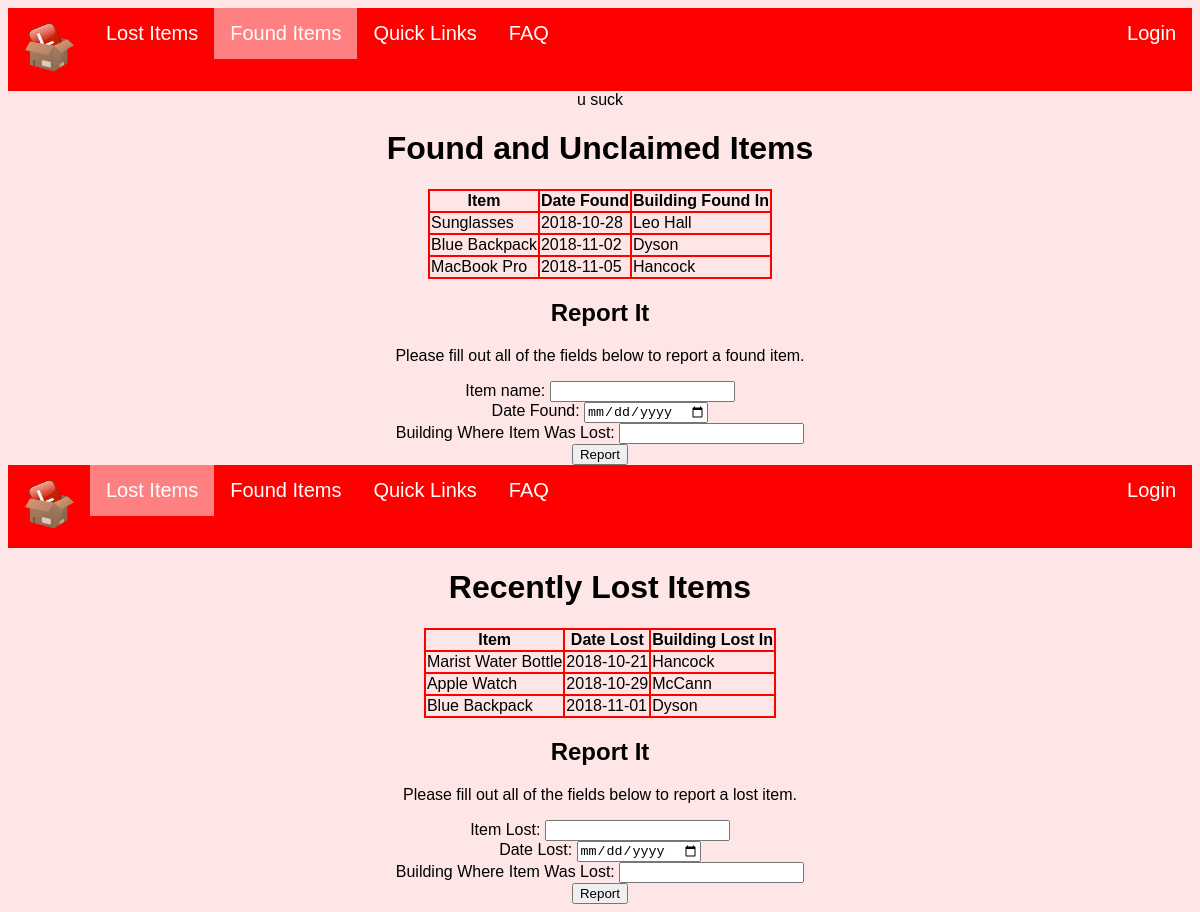
/admin/admin.php, run on the app's committed database.
### tables this page shows
CREATE TABLE foundItems_t
(   ItemID INT PRIMARY KEY AUTO_INCREMENT,
    ItemName TEXT NOT NULL,
    DateFound DATE NOT NULL,
    BuildingFound TEXT NOT NULL
     
    );

CREATE TABLE lostItems_t
(   ItemID INT PRIMARY KEY AUTO_INCREMENT,
    ItemName TEXT NOT NULL,
    DateLost DATE NOT NULL,
    BuildingLost TEXT NOT NULL
     
);

### users/found.php (the view, shortened to what this page needs)
<!DOCTYPE html>
<html>
<head>
 <link rel = "stylesheet" type = "text/css" href = "../homepage/limbostyle.css" />
</head>
<body>
<ul>
  <li><a href="../homepage/landing.php"> <img src="../homepage/limbobox.png" alt="Limbo Box" width="50" height="50"> </a></li>
  <li><a href="../users/lost.php">Lost Items</a></li>
  <li><a class="active" href="../users/found.php">Found Items</a></li>
 <li><a href="../users/quicklinks.html">Quick Links</a></li>
  <li><a href="../users/FAQ.html">FAQ</a></li>
  <li style="float:right"><a href="../login/login.php">Login</a></li>
</ul>
<?php
  require '..\database\connect_db.php';
    if (isset($_POST["buildingLost"]) & isset($_POST["dateFound"]) & isset($_POST["itemName"])) {
        $itemName = $_POST["itemName"];
        $dateFound = $_POST["dateFound"];
        $buildingFound= $_POST["buildingLost"];
        $foundItem = "INSERT INTO foundItems_t (ItemName, DateFound, BuildingFound)
                      VALUES('$itemName', '$dateFound', '$buildingFound')";
        echo $foundItem;
        $result = mysqli_query($con, $foundItem);
          if ($result){
              echo 'You have reported your found item. Be sure to check back frequently to see if your item has been found!';
          } else {
              echo 'Oops something went wrong! Please fill out all of the fields below.';
          }
    }
    else {
        echo 'u suck';
    }
    $query = 'SELECT itemName, dateFound, buildingFound FROM foundItems_t ORDER BY dateFound' ;
    $results = mysqli_query( $con , $query ) ;
    if( $results ){
      echo '<H1>Found and Unclaimed Items</H1>' ;
      echo '<center>';
      echo '<TABLE>';
      echo '<TR>';
      echo '<TH>Item</TH>';
      echo '<TH>Date Found</TH>';
      echo '<th>Building Found In</th>';
      echo '</TR>';
      echo '</center>';
      while ( $row = mysqli_fetch_array( $results , MYSQLI_ASSOC ) )
      {
          echo '<TR>' ;
          echo '<TD>' . $row['itemName'] . '</TD>' ;
          echo '<TD>' . $row['dateFound'] . '</TD>' ;
          echo '<TD>' . $row['buildingFound'] . '</TD>' ;
          echo '</TR>' ;
      }
    }
    else
    {
      echo '<p>' . mysqli_error( $con ) . '</p>'  ;
    }
 ?>
 <h2>Report It</h2>
        <p>Please fill out all of the fields below to report a found item.</p>
        <form method="POST" action="found.php">
        Item name: <input type="text" name="itemName"><br/>
        Date Found: <input type="date" name="dateFound"><br/>
        Building Where Item Was Lost: <input list="buildings" type="text" name="buildingLost">
        <br/>
        <input type="submit" value="Report">
    </form>
 </body>
</html>

### users/lost.php (shortened to what this page needs)
<!DOCTYPE html>
<html>
<head>
 <link rel = "stylesheet" type = "text/css" href = "../homepage/limbostyle.css" />
</head>
<body>
<ul>
  <li><a href="../homepage/landing.php"> <img src="../homepage/limbobox.png" alt="Limbo Box" width="50" height="50"> </a></li>
  <li><a  class="active" href="../users/lost.php">Lost Items</a></li>
  <li><a href="../users/found.php">Found Items</a></li>
 <li><a href="../users/quicklinks.html">Quick Links</a></li>
  <li><a href="../users/faq.html">FAQ</a></li>
  <li style="float:right"><a href="../login/login.php">Login</a></li>
</ul>
<?php
  require '..\database\connect_db.php';
  $query = 'SELECT ItemName, DateLost, BuildingLost FROM lostItems_t ORDER BY DateLost' ;
  $results = mysqli_query($con, $query ) ;
  if( $results )
  {
      echo '<H1>Recently Lost Items</H1>' ;
      echo '<center>';
      echo '<TABLE border="1">';
      echo '<TR>';
      echo '<TH>Item</TH>';
      echo '<TH>Date Lost</TH>';
      echo '<th>Building Lost In</th>';
      echo '</TR>';
      echo '</center>';
      while ( $row = mysqli_fetch_array( $results , MYSQLI_ASSOC ) )
      {
          echo '<TR>' ;
          echo '<TD>' . $row['ItemName'] . '</TD>' ;
          echo '<TD>' . $row['DateLost'] . '</TD>' ;
          echo '<TD>' . $row['BuildingLost'] . '</TD>' ;
          echo '</TR>' ;
      }
  }
  else
  {
      echo '<p>' . mysqli_error( $con ) . '</p>'  ;
  }
 ?>
<h2>Report It</h2>
        <p>Please fill out all of the fields below to report a lost item.</p>
        <form method="POST" action="lost.php">
        Item Lost: <input type="text" name="itemName"><br/>
        Date Lost: <input type="date" name="dateLost"><br/>
        Building Where Item Was Lost: <input list="buildings" type="text" name="buildingLost">
        <br/>
        <input type="submit" value="Report"></form>
 </body>
</html>

### homepage/limbostyle.css (style rules this page uses)
body { font-family: "Verdana", Geneva, sans-serif; text-align: center; background-color: #ffe6e6; }
ul { list-style-type: none; margin: 0; padding: 0; overflow: hidden; background-color: #ff0000; position: -webkit-sticky; position: sticky; top: 0; }
li { float: left; }
li a { font-family: "Verdana", Geneva, sans-serif; font-size: 20px; display: block; color: white; text-align: center; padding: 14px 16px; text-decoration: none; }
.active { background-color: #ff8080; }
table, th, td { border: 2px solid red; border-collapse: collapse; }

### data on the page
founditems_t: ItemName "Sunglasses", DateFound "2018-10-28", BuildingFound "Leo Hall"
founditems_t: ItemName "Blue Backpack", DateFound "2018-11-02", BuildingFound "Dyson"
founditems_t: ItemName "MacBook Pro", DateFound "2018-11-05", BuildingFound "Hancock"
lostitems_t: ItemName "Marist Water Bottle", DateLost "2018-10-21", BuildingLost "Hancock"
lostitems_t: ItemName "Apple Watch", DateLost "2018-10-29", BuildingLost "McCann"
lostitems_t: ItemName "Blue Backpack", DateLost "2018-11-01", BuildingLost "Dyson"
